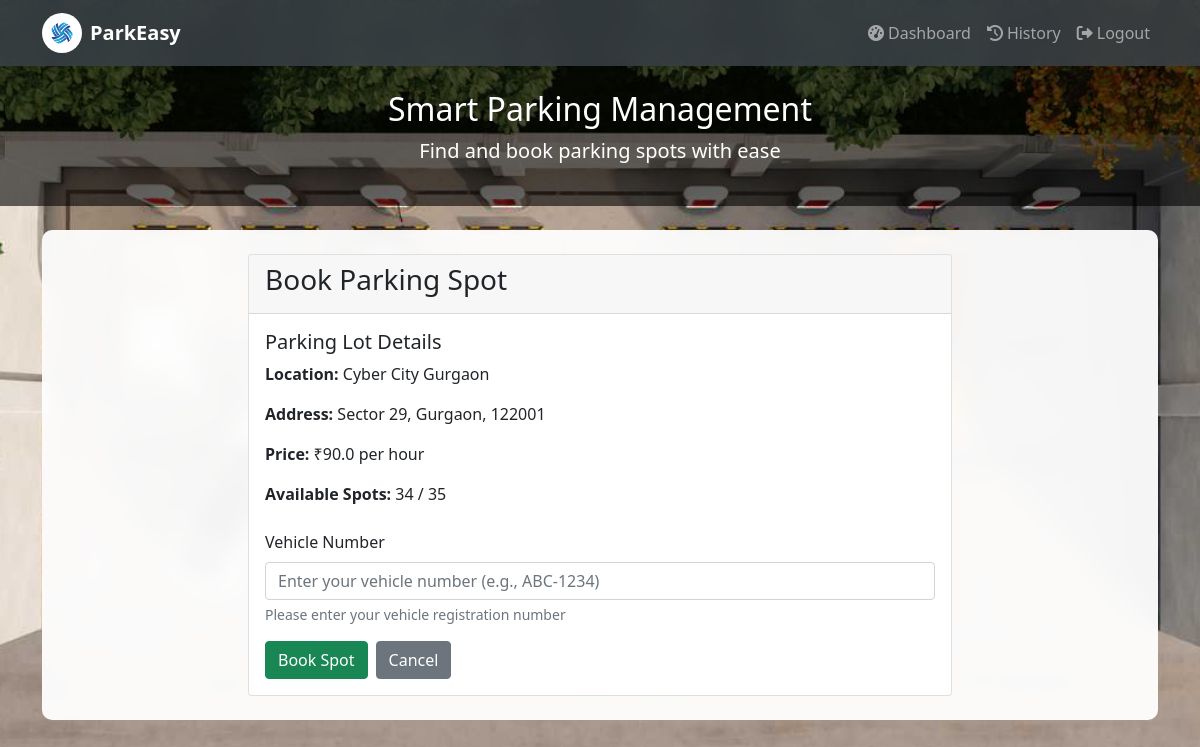
Screenshot of /book_parking/2 (signed in) with the database file from the repository.
### models.py (models this page shows)
class ParkingLot(db.Model):
    id = db.Column(db.Integer, primary_key=True)
    prime_location_name = db.Column(db.String(100), nullable=False)
    address = db.Column(db.String(200), nullable=False)
    pin_code = db.Column(db.String(10), nullable=False)
    price_per_hour = db.Column(db.Float, nullable=False, default=10.0)
    maximum_number_of_spots = db.Column(db.Integer, nullable=False)
    spots = db.relationship('ParkingSpot', backref='lot', lazy=True, cascade='all, delete-orphan')

### app.py (the view, shortened to what this page needs)
@app.route('/book_parking/<int:lot_id>', methods=['GET', 'POST'])
def book_parking(lot_id):
    if 'user_id' not in session:
        return redirect(url_for('login'))
    lot = ParkingLot.query.get_or_404(lot_id)
    return render_template('book_parking.html', lot=lot)

### templates/book_parking.html (shortened to what this page needs)
{% extends "base.html" %}
{% block content %}
<div class="row justify-content-center">
    <div class="col-md-8">
        <div class="card">
            <div class="card-header">
                <h3>Book Parking Spot</h3>
            </div>
            <div class="card-body">
                <div class="mb-4">
                    <h5>Parking Lot Details</h5>
                    <p><strong>Location:</strong> {{ lot.prime_location_name }}</p>
                    <p><strong>Address:</strong> {{ lot.address }}, {{ lot.pin_code }}</p>
                    <p><strong>Price:</strong> ₹{{ lot.price_per_hour }} per hour</p>
                    <p><strong>Available Spots:</strong> {{ lot.spots|selectattr('status', 'equalto', 'A')|list|length }} / {{ lot.maximum_number_of_spots }}</p>
                </div>
                <form method="POST">
                    <div class="mb-3">
                        <label for="vehicle_number" class="form-label">Vehicle Number</label>
                        <input type="text" class="form-control" id="vehicle_number" name="vehicle_number"
                               placeholder="Enter your vehicle number (e.g., ABC-1234)" required>
                        <div class="form-text">Please enter your vehicle registration number</div>
                    </div>
                    <div class="d-grid gap-2 d-md-flex justify-content-md-start">
                        <button type="submit" class="btn btn-success">Book Spot</button>
                        <a href="{{ url_for('user_dashboard') }}" class="btn btn-secondary">Cancel</a>
                    </div>
                </form>
            </div>
        </div>
    </div>
</div>
{% endblock %}

### rows the page displays
ParkingLot: prime_location_name "Cyber City Gurgaon", address "Sector 29, Gurgaon", pin_code "122001", price_per_hour "90.0", maximum_number_of_spots "35"

### other values shown
{{ lot.spots|selectattr('status', 'equalto', 'A')|list|length }} "34"
